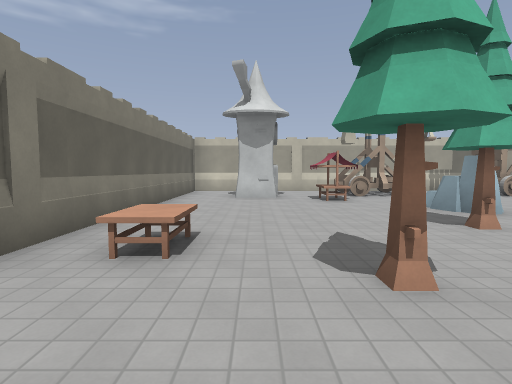
view 1 (above)

16 first-person views from a walk through a Godot game level. The camera is 1.5 m above the floor, tilts 4° down and sees 80° across. The floor is counted in squares, 2 m on a side. Each view is taken from the middle of a square. On the plan, view 1 faces up. The plan holds only what a view shows up to about 10 squares ahead; the rest is blank. Characters and animated objects are not drawn. Surface patterns are stand-ins for the level's own textures.

view 2
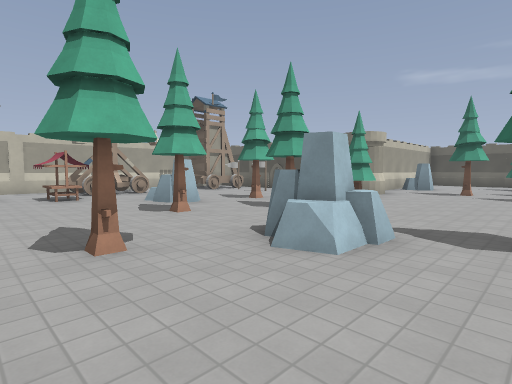

view 3
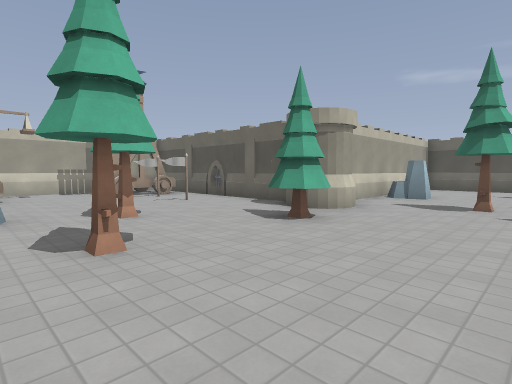

view 4
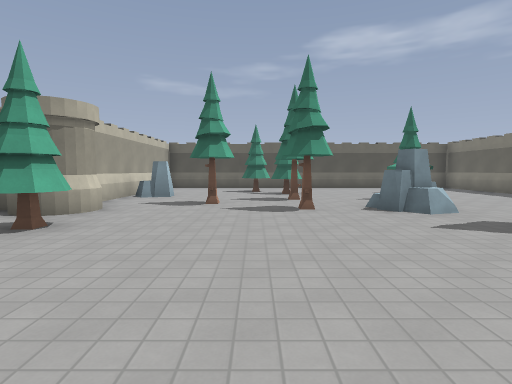

view 5
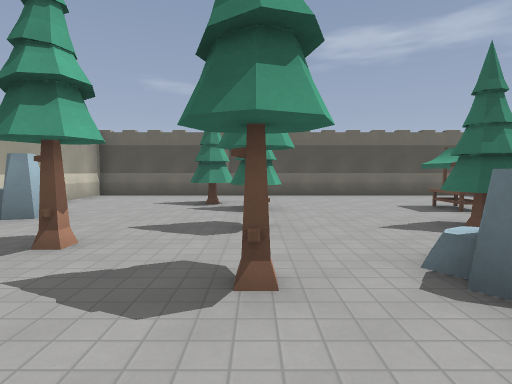

view 6
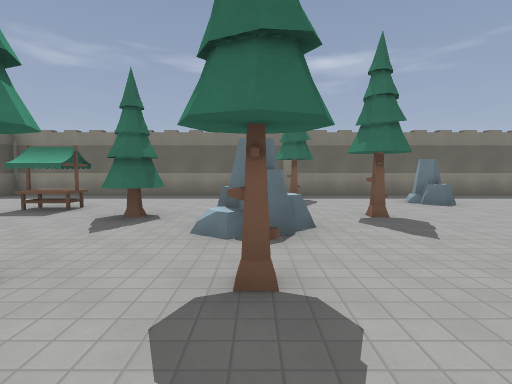

view 7
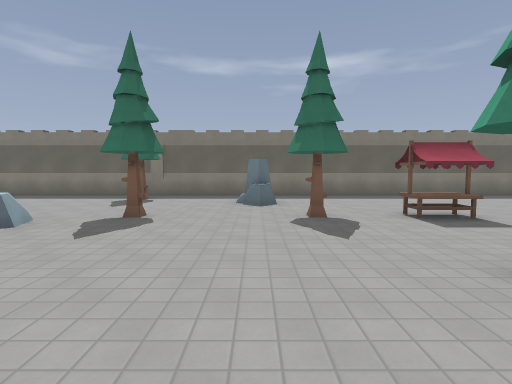

view 8
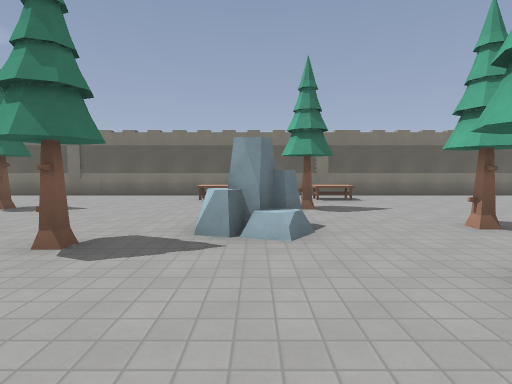

view 9
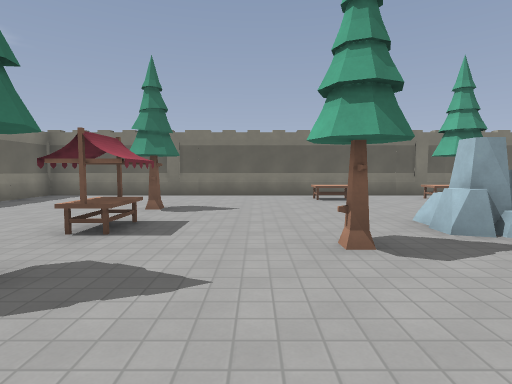

view 10
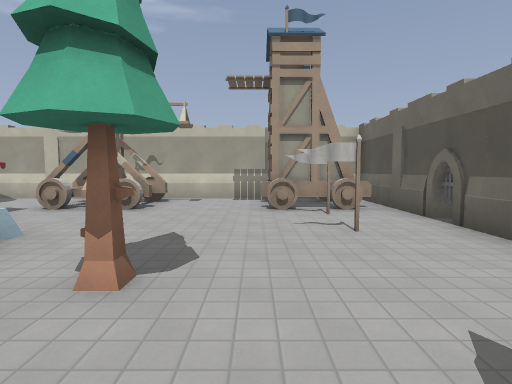

view 11
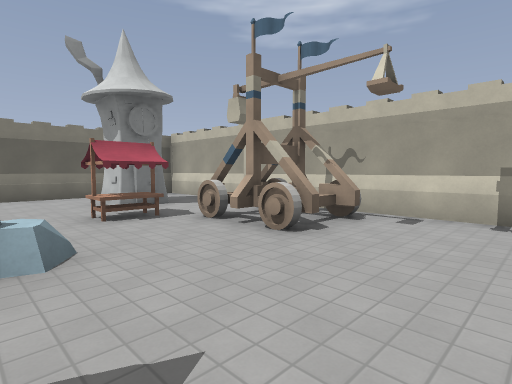

view 12
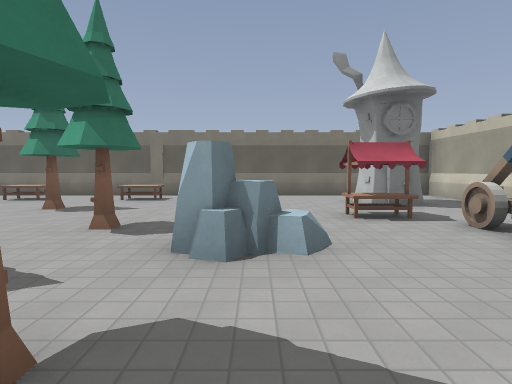

view 13
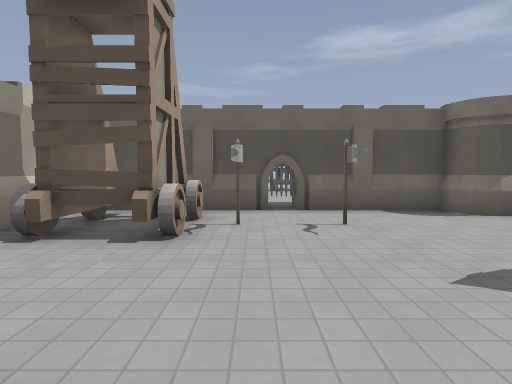

view 14
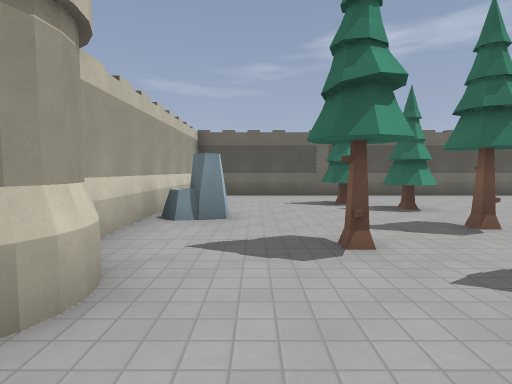

view 15
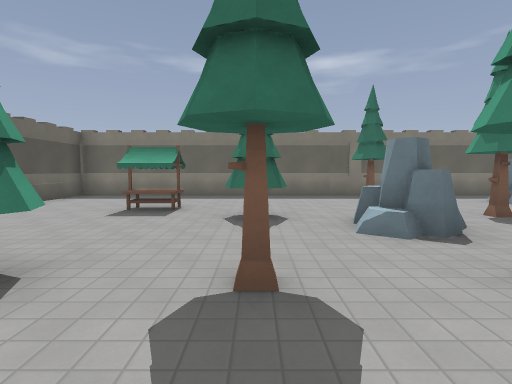

view 16
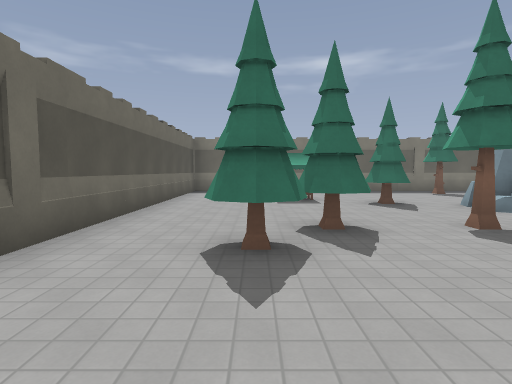

### Floor plan
Key: @ floor where view 1 was taken; # wall or solid block; . floor; = window, fence, low wall or low ledge; ^ raised ledge; H house; T tower; R rock; E tree; F flag.
Columns run from 3 left of view 1 to 18 right of it. Each row starts with its distance up from view 1.
 12 ###########
 11 #.........####
 10 #.....##...TT#
  9 #..H..##..TTT#
  8 #....=.....F.#
  7 #..........F.#
  6 #......R.....#
  5 #........#...#
  4 #.....E.....##########
  3 #.^.....E..E.#..R....#
  2 #...E................#
  1 #.....R.......#......#
  0 #.^@..............E..#
 -1 #......E.....#.E.E...#
 -2 #....................#
 -3 #............R.......#
 -4 #...#.=.#..#...E.....#
 -5 #................=...#
 -6 #........R...........#
 -7 #...........#........#
 -8 #....................#
 -9 ######################

Where each view was taken, in squares from view 1:
view 1: 0 up, 0 right, facing up
view 2: 1 down, 0 right, facing up-right
view 3: 0 up, 4 right, facing up-right
view 4: 0 up, 4 right, facing right
view 5: 1 down, 8 right, facing right
view 6: 1 up, 10 right, facing down
view 7: 1 up, 6 right, facing down
view 8: 1 up, 7 right, facing left
view 9: 2 down, 7 right, facing left
view 10: 3 up, 7 right, facing up
view 11: 6 up, 7 right, facing up-left
view 12: 6 up, 7 right, facing left
view 13: 8 up, 4 right, facing right
view 14: 2 up, 8 right, facing right
view 15: 1 up, 12 right, facing down
view 16: 3 up, 15 right, facing down
